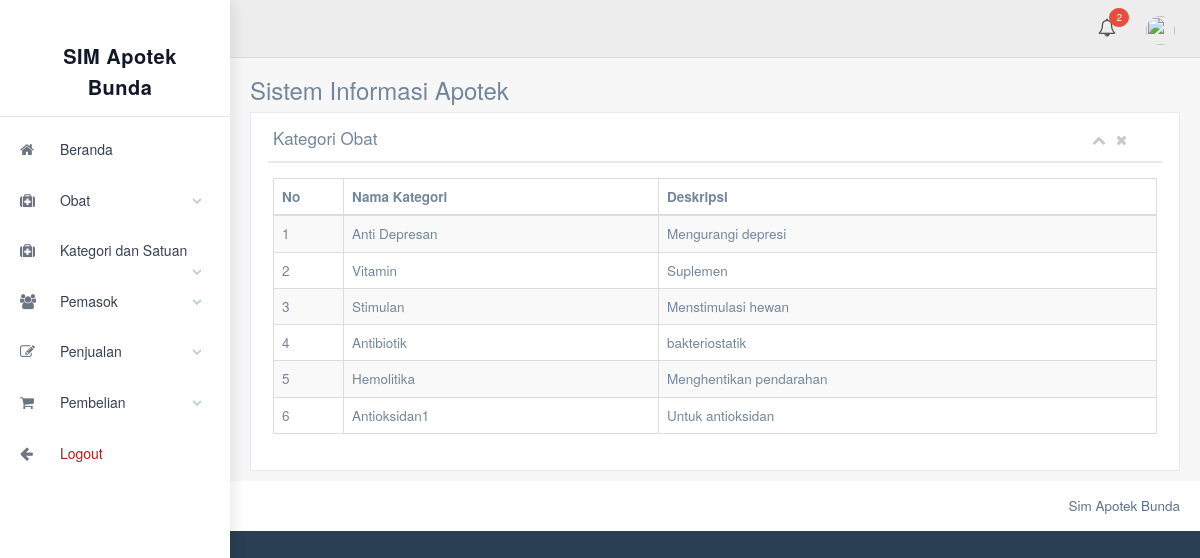
/example/table_cat, run on the app's committed database.
### tables this page shows
CREATE TABLE `table_cat` (
  `id_kat` int(3) NOT NULL,
  `nama_kategori` varchar(30) NOT NULL,
  `des_kat` text NOT NULL
);

### application/libraries/Template.php (called while the page is built, shortened)
<?php
class Template {
    var $CI;
    function __construct() {
        $this->CI = & get_instance();
    }
    function set_parser($parser, $method = NULL) {
        $this->CI->load->library($parser);
    }
    function write_view($region, $view, $data = NULL, $overwrite = FALSE) {
        $content = $this->CI->load->view($view, $data, TRUE);
    }
}

### application/controllers/Example.php (called while the page is built, shortened)
<?php defined('BASEPATH') OR exit('No direct script access allowed');
class Example extends CI_Controller
{
	function __construct()
	{
        $data['nullstock'] = $this->Apotek_data->countstock();
        $data['nullex'] = $this->Apotek_data->countex();
        $this->template->write_view('sidenavs', 'template/default_sidenavs', true);
		$this->template->write_view('navs', 'template/default_topnavs.php', $data, true);
	}
	function table_cat() {
		$data['table_cat'] = $this->Apotek_data->category()->result();
		$this->template->write('title', 'Lihat Kategori', TRUE);
		$this->template->write('header', 'Sistem Informasi Apotek');
		$this->template->write_view('content', 'tes/table_cat', $data, true);
		$this->template->render();
	}
}

### index.php (called while the page is built, shortened)
<?php
require_once BASEPATH.'core/CodeIgniter.php';

### application/models/Apotek_data.php (called while the page is built, shortened)
<?php defined('BASEPATH') OR exit('No direct script access allowed');
class Apotek_data extends CI_Model
{
    public function category() { return $this->db->get('table_cat'); }
}

### application/views/tes/table_cat.php (the view, shortened to what this page needs)
<div class="row">
    <div class="col-md-12 col-sm-12 col-xs-12">
        <div class="x_panel">
            <div class="x_title">
                <h2>Kategori Obat</h2>
                <ul class="nav navbar-right panel_toolbox">
                    <li><a class="collapse-link"><i class="fa fa-chevron-up"></i></a></li>
                    <li><a class="close-link"><i class="fa fa-close"></i></a></li>
                </ul>
                <div class="clearfix"></div>
            </div>
            <div class="x_content">
                <table id="datatable-kategori" class="table table-striped table-bordered" width="100%">
                    <thead>
                        <tr>
                            <th style="width:70px;">No</th>
                            <th>Nama Kategori</th>
                            <th>Deskripsi</th>
                        </tr>
                    </thead>
                    <tbody>
                        <?php $sn = 1; ?>
                        <?php foreach($table_cat as $c): ?>
                        <tr>
                            <td><?= $sn++; ?></td>
                            <td><?= $c->nama_kategori; ?></td>
                            <td><?= $c->des_kat; ?></td>
                        </tr>
                        <?php endforeach; ?>
                    </tbody>
                </table>
            </div>
        </div>
    </div>
</div>

### data on the page
table_cat: nama_kategori "Anti Depresan", des_kat "Mengurangi depresi"
table_cat: nama_kategori "Vitamin", des_kat "Suplemen"
table_cat: nama_kategori "Stimulan", des_kat "Menstimulasi hewan"
table_cat: nama_kategori "Antibiotik", des_kat "bakteriostatik"
table_cat: nama_kategori "Hemolitika", des_kat "Menghentikan pendarahan"
table_cat: nama_kategori "Antioksidan1", des_kat "Untuk antioksidan"

### other printed values
$nulltol "2"
$header "Sistem Informasi Apotek"
